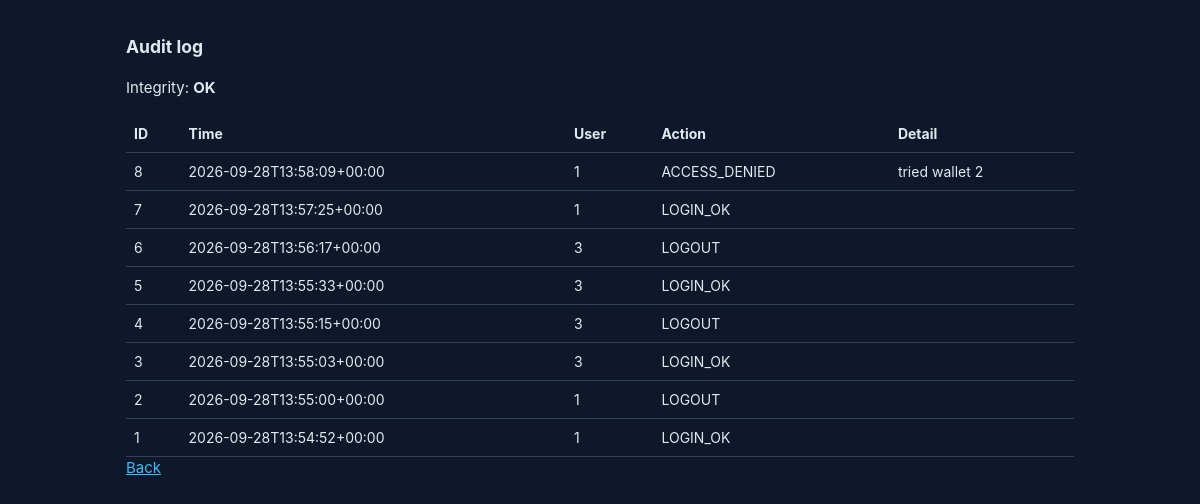
The app's page /admin/audit (signed in), older data.
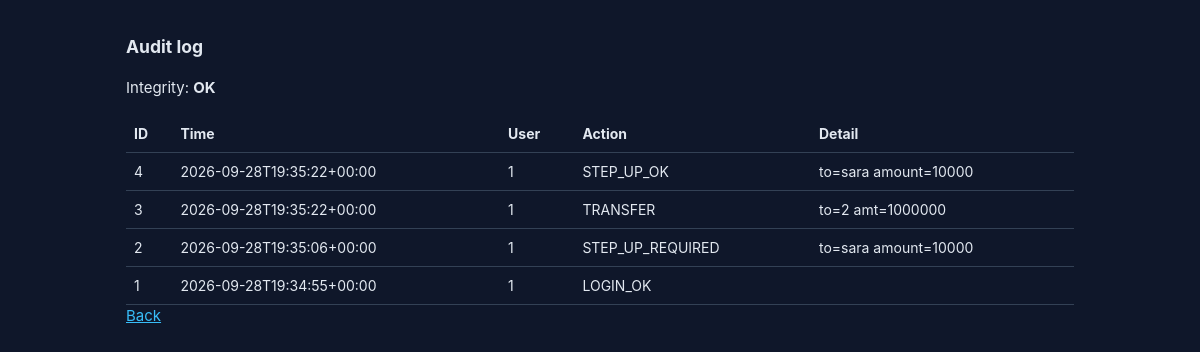
The same page, newer data.
### tables this page shows
CREATE TABLE audit_log(
        id INTEGER PRIMARY KEY, ts TEXT, user_id INTEGER, action TEXT, detail TEXT,
        prev_hash TEXT, hash TEXT);

### app.py (the view)
@app.route("/admin/audit")
@login_required
def admin_audit():
    conn = wallet_db.get_db()
    if app.config["SECURE"] and not controls.is_admin(current_user()):   # C10: role separation
        wallet_db.audit(conn, session["uid"], "ACCESS_DENIED", "/admin/audit")
        abort(403)
    bad = wallet_db.verify_audit(conn)
    rows = wallet_db.get_audit_rows(conn)
    return render_template("admin_audit.html", bad=bad, rows=rows)

### app.py (called while the page is built)
@app.context_processor
def inject_globals():
    return {"secure": app.config["SECURE"]}

def login_required(f):
    @wraps(f)
    def w(*a, **k):
        if "uid" not in session:
            return redirect("/login")
        return f(*a, **k)
    return w

def current_user():
    return wallet_db.get_user_by_id(wallet_db.get_db(), session["uid"])

@app.before_request
def csrf_protect():
    if app.config["SECURE"] and request.method == "POST" and "uid" in session:
        sent = request.form.get("csrf_token") or request.headers.get("X-CSRF-Token", "")
        if not controls.csrf_token_valid(sent, session.get("csrf", "")):
            wallet_db.audit(wallet_db.get_db(), session["uid"], "CSRF_REJECTED", request.path)
            abort(400, "Invalid CSRF token")

@app.after_request
def apply_security_headers(r):
    if app.config["SECURE"]:  # C9: reduce browser-side exposure
        for name, value in controls.SECURITY_HEADERS.items():
            r.headers[name] = value
    return r

### controls.py (called while the page is built)
def is_admin(user):
    return user is not None and user["role"] == "admin"

def audit_row_hash(prev_hash, ts, uid, action, detail):
    return hashlib.sha256(f"{prev_hash}|{ts}|{uid}|{action}|{detail}".encode()).hexdigest()

def verify_audit_chain(rows):
    prev = GENESIS_HASH
    for r in rows:
        expected = audit_row_hash(prev, r["ts"], r["user_id"], r["action"], r["detail"])
        if r["prev_hash"] != prev or r["hash"] != expected:
            return r["id"]
        prev = r["hash"]
    return None

### db.py (called while the page is built)
def get_db():
    if "db" not in g:
        g.db = sqlite3.connect(current_app.config["DB"], isolation_level=None)  # manual txns
        g.db.row_factory = sqlite3.Row
    return g.db

def verify_audit(db):
    rows = db.execute("SELECT * FROM audit_log ORDER BY id").fetchall()
    return controls.verify_audit_chain(rows)

def get_audit_rows(db, limit=100):
    return db.execute("SELECT * FROM audit_log ORDER BY id DESC LIMIT ?", (limit,)).fetchall()

def get_user_by_id(db, uid):
    return db.execute("SELECT * FROM users WHERE id=?", (uid,)).fetchone()

### templates/admin_audit.html (shortened to what this page needs)
{% extends "base.html" %}
{% block content %}
<h3>Audit log</h3>
<p>Integrity: <b>{{ 'OK' if bad is none else 'TAMPERED at row %s' % bad }}</b></p>
<table>
  <tr><th>ID</th><th>Time</th><th>User</th><th>Action</th><th>Detail</th></tr>
  {% for r in rows %}
  <tr><td>{{ r.id }}</td><td>{{ r.ts }}</td><td>{{ r.user_id }}</td><td>{{ r.action }}</td><td>{{ r.detail }}</td></tr>
  {% endfor %}
</table>
<a href="/dashboard">Back</a>
{% endblock %}

### templates/base.html (shortened to what this page needs)
<!doctype html>
<html lang="en">
<head>
  <link rel="stylesheet" href="{{ url_for('static', filename='css/style.css') }}">
</head>
<body>
  <div class="wrap">
    {% block content %}{% endblock %}
  </div>
</body>
</html>

### static/css/style.css (style rules this page uses)
:root { --bg: #0f172a; --card: #1e293b; --line: #334155; --txt: #e2e8f0; --mut: #94a3b8; --acc: #38bdf8; --ok: #22c55e; --bad: #ef4444; --warn: #f59e0b; }
* { box-sizing: border-box; }
body { margin: 0; background: var(--bg); color: var(--txt); font: 15px/1.5 -apple-system, Segoe UI, Roboto, sans-serif; }
.wrap { max-width: 980px; margin: 0 auto; padding: 16px; }
table { width: 100%; border-collapse: collapse; }
th, td { padding: 8px; border-bottom: 1px solid var(--line); text-align: left; font-size: 14px; }
a { color: var(--acc); }

Row changes from the older to the newer data that the page shows:
removed audit_log: id "8", ts "2026-09-28T13:58:09+00:00", user_id "1", action "ACCESS_DENIED", detail "tried wallet 2"
removed audit_log: id "7", ts "2026-09-28T13:57:25+00:00", user_id "1", action "LOGIN_OK"
removed audit_log: id "6", ts "2026-09-28T13:56:17+00:00", user_id "3", action "LOGOUT"
removed audit_log: id "5", ts "2026-09-28T13:55:33+00:00", user_id "3", action "LOGIN_OK"
changed audit_log id 4: ts "2026-09-28T13:55:15+00:00" → "2026-09-28T19:35:22+00:00"; user_id "3" → "1"; action "LOGOUT" → "STEP_UP_OK"; detail (not shown) → "to=sara amount=10000"
changed audit_log id 3: ts "2026-09-28T13:55:03+00:00" → "2026-09-28T19:35:22+00:00"; user_id "3" → "1"; action "LOGIN_OK" → "TRANSFER"; detail (not shown) → "to=2 amt=1000000"
changed audit_log id 2: ts "2026-09-28T13:55:00+00:00" → "2026-09-28T19:35:06+00:00"; action "LOGOUT" → "STEP_UP_REQUIRED"; detail (not shown) → "to=sara amount=10000"
changed audit_log "LOGIN_OK": ts "2026-09-28T13:54:52+00:00" → "2026-09-28T19:34:55+00:00"
